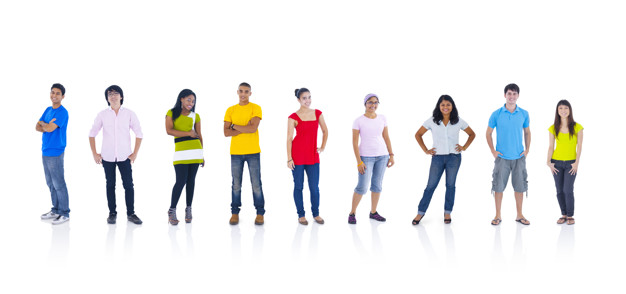
#> input picture Object_Tracking/Images/people.jpg, 626 x 294 px, given in place of the camera
$ jupyter execute --allow-errors '01- Basics_Functions.ipynb'   (shell and % lines are left out)   (older library calls are emulated)   (text cells are left out)
#> lines starting #> are read from the running program, lines starting #| are printed output that depends on the picture
[cell 1]
import cv2
import numpy as np
import matplotlib.pyplot as plt

[cell 2]
img = cv2.imread("lena.jpeg")

while True:
    cv2.imshow("Lena",img)

    if cv2.waitKey(1) & 0xFF == ord("q"):
#> (key q is pressed here)
        break

[cell 3]
frameWidth = 640
frameHeight = 480

cap = cv2.VideoCapture(0)

#cap.set(3,frameWidth)
#cap.set(4,frameHeight)

while True:

    con, img = cap.read()
#> img is the input picture: shape (294, 626, 3); mean B, G, R 234.7, 234.1, 235.2
    img = cv2.resize(img,(frameWidth,frameHeight))
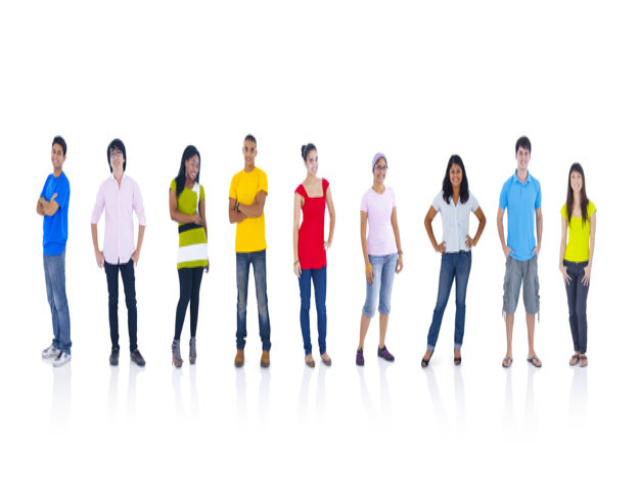
#> img: shape (480, 640, 3); mean B, G, R 234.7, 234.1, 235.2

    if con:
        cv2.imshow("Road",cv2.flip(img,1))
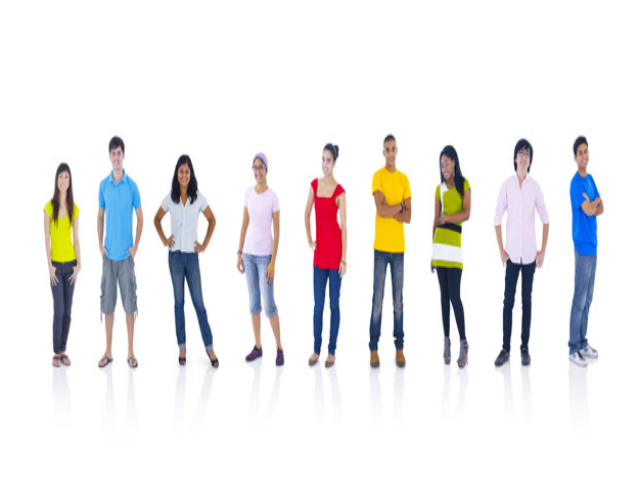
#> window 'Road': shape (480, 640, 3); mean B, G, R 234.7, 234.1, 235.2

    if cv2.waitKey(1) & 0xFF == ord("q"):
#> (key q is pressed here)
        break

cap.release()
cv2.destroyAllWindows()

[cell 4]
path = "lena.jpeg"

kernel = np.ones((5,5),np.uint8)

img = cv2.imread(path) # 3 channels !!!
#> (the rest of this cell did not finish here and is left out)

[cell 5]
# [14 lines of commented-out code are left out]

[cell 6]
import cv2
import numpy as np

path = "lena.jpeg"
img = cv2.imread(path)
#> (the rest of this cell did not finish here and is left out)

[cell 7]
import cv2
import numpy as np
import matplotlib.pyplot as plt

# Zeros -- > Black
# Ones -- > White

img = np.zeros((512,512,3),np.uint8)

# BGR --- > For cv2
# RGB -- > For matplotlib

# height,width !!!
# 3 Channels

img[20:60, 60:100] = 255, 0, 0

cv2.line(img,(0,0),(img.shape[1],img.shape[0]),(0,255,0),2)
cv2.rectangle(img, (350,100),(450,200),(0,0,255),cv2.FILLED)
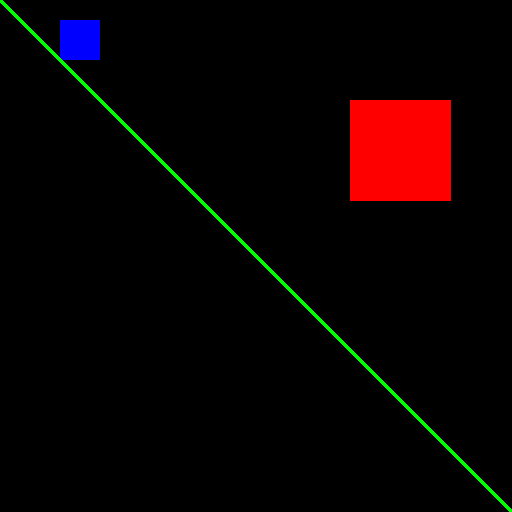
#> img: shape (512, 512, 3); mean B, G, R 1.6, 2.5, 9.9
cv2.circle(img,(150,400),50,(255,0,0),3)
cv2.putText(img,"Draw Shapes",(100,50),cv2.FONT_HERSHEY_COMPLEX,1,(0,150,0),1)
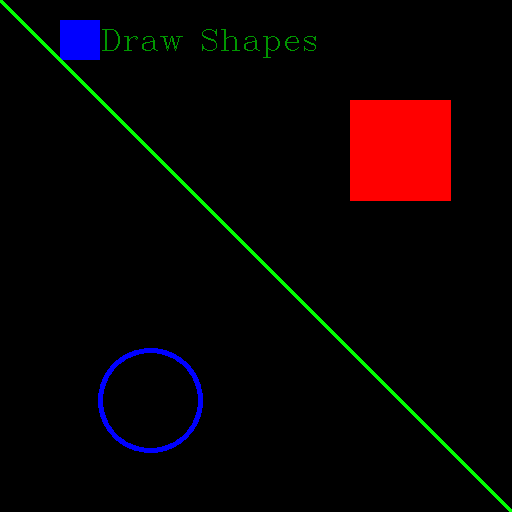
#> img: shape (512, 512, 3); mean B, G, R 3.1, 2.9, 9.9

plt.figure(figsize = (8,8))
plt.imshow(cv2.cvtColor(img,cv2.COLOR_BGR2RGB))
plt.title(f"Shape : {img.shape}")
plt.show()

[cell 8]
import cv2
import numpy as np

path1 = "lena.jpeg"
path2 = "land.png"

img1 = cv2.imread(path1)
img2 = cv2.imread(path2)
#> (the rest of this cell did not finish here and is left out)

[cell 9]
import cv2
import numpy as np
import matplotlib.pyplot as plt

path = "lena.jpeg"

kernel = np.ones((5,5),np.uint8)

img = cv2.imread(path) # 3 channels !!!
#> (the rest of this cell did not finish here and is left out)

[cell 10]
# [30 lines left out: function stackImages, not called in this run]

#> (a cell that did not finish here is left out)

[cell 12]
import cv2
import numpy as np
import matplotlib.pyplot as plt

# [7 lines left out: function display, not called in this run]

img = cv2.imread("cards.jpeg")

width , height = 250,350

pts1 = np.float32([[111,219],[287,188],[154,482],[352,440]])
pts2 = np.float32([[0,0],[width,0],[0,height],[width,height]])

matrix = cv2.getPerspectiveTransform(pts1,pts2)
#> (the rest of this cell did not finish here and is left out)

[cell 13]
import cv2
import numpy as np
import matplotlib.pyplot as plt

circles = np.zeros((4,2), np.int)
counter = 0

# [7 lines left out: function mousePoints, not called in this run]

img = cv2.imread("cards.jpeg")

while True:

    if counter == 4:
        width,height = 250,350
        pts1 = np.float32([circles[0],circles[1],circles[2],circles[3]])
        pts2 = np.float32([[0,0],[width,0],[0,height],[width,height]])

        matrix = cv2.getPerspectiveTransform(pts1,pts2)
        imgOutput = cv2.warpPerspective(img,matrix,(width,height))
        cv2.imshow("Output Image",imgOutput)

    for x in range(0,4):
        cv2.circle(img,(circles[x][0],circles[x][1]),15,(0,255,0),cv2.FILLED)

    cv2.imshow("Original Image",img)
    cv2.setMouseCallback("Original Image", mousePoints)
    if cv2.waitKey(1) & 0xFF == ord("q"):
#> (key q is pressed here)
        break

cv2.destroyAllWindows()

[cell 14]
import cv2
import numpy as np

frameWidth = 640
frameHeight = 480

#img = cv2.imread("car.png")
cap = cv2.VideoCapture(0)
cap.set(3,frameWidth)
cap.set(4,frameHeight)

def empty(a):
    pass

cv2.namedWindow("HSV")
cv2.resizeWindow("HSV",frameWidth,frameHeight)
cv2.createTrackbar("HUE Min","HSV",0,179,empty)
cv2.createTrackbar("HUE Max","HSV",179,179,empty)
cv2.createTrackbar("SAT Min","HSV",0,255,empty)
cv2.createTrackbar("SAT Max","HSV",255,255,empty)
cv2.createTrackbar("VALUE Min","HSV",0,255,empty)
cv2.createTrackbar("VALUE Max","HSV",255,255,empty)


while True:

    _, img = cap.read()
    imgHSV = cv2.cvtColor(img, cv2.COLOR_BGR2HSV)
#> imgHSV: shape (294, 626, 3); mean H, S, V 23.6, 18.4, 241

    h_min = cv2.getTrackbarPos("HUE Min","HSV")
#> h_min = 0
    h_max = cv2.getTrackbarPos("HUE Max","HSV")
#> h_max = 179
    s_min = cv2.getTrackbarPos("SAT Min","HSV")
#> s_min = 0
    s_max = cv2.getTrackbarPos("SAT Max","HSV")
#> s_max = 255
    v_min = cv2.getTrackbarPos("VALUE Min","HSV")
#> v_min = 0
    v_max = cv2.getTrackbarPos("VALUE Max","HSV")
#> v_max = 255

    lower = np.array([h_min,s_min,v_min])
#> lower = [0, 0, 0]
    upper = np.array([h_max,s_max,v_max])
#> upper = [179, 255, 255]

    mask = cv2.inRange(imgHSV,lower,upper)
#> mask: shape (294, 626); every value is 255
    result = cv2.bitwise_and(img,img,mask = mask)

    # 3 Channels
    mask = cv2.cvtColor(mask, cv2.COLOR_GRAY2BGR)
#> mask: shape (294, 626, 3); every value is 255
    hStack = np.hstack([img,mask,result])
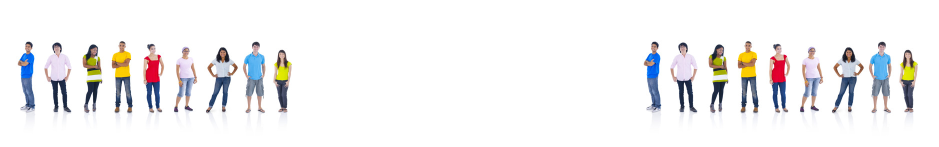
#> hStack: shape (294, 1878, 3) (shown at 1/2 size); mean B, G, R 241.5, 241.1, 241.8

    # [4 lines of commented-out code are left out]

    cv2.imshow("HSV",hStack)

    if cv2.waitKey(1) & 0xFF == ord("q"):
#> (key q is pressed here)
        break

cap.release()
cv2.destroyAllWindows()
